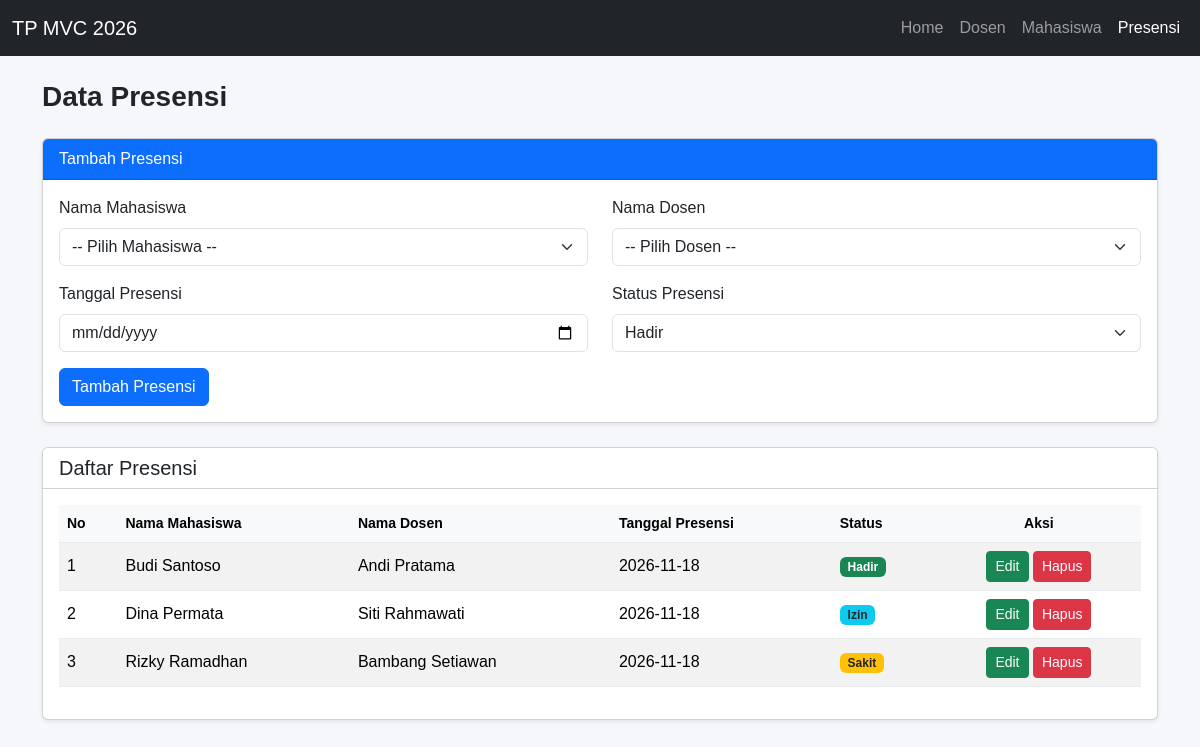
The app's page /Project/index.php?controller=attendance with its own data.
### tables this page shows
CREATE TABLE attendance(
    id_attendance INT AUTO_INCREMENT PRIMARY KEY,
    id_student INT NOT NULL,
    id_lecturer INT NOT NULL,
    attendance_date DATE NOT NULL DEFAULT(CURRENT_DATE),
    status ENUM('Hadir', 'Izin', 'Sakit', 'Alpa') NOT NULL DEFAULT 'Hadir',
    FOREIGN KEY(id_student) REFERENCES students(id_student),
    FOREIGN KEY(id_lecturer) REFERENCES lecturers(id_lecturer)
);

CREATE TABLE students(
    id_student INT AUTO_INCREMENT PRIMARY KEY,
    name VARCHAR(100) NOT NULL,
    nim VARCHAR(30) NOT NULL,
    phone VARCHAR(20) NOT NULL,
    prodi VARCHAR(100)
);

CREATE TABLE lecturers(
    id_lecturer INT AUTO_INCREMENT PRIMARY KEY,
    name VARCHAR(100) NOT NULL,
    nidn VARCHAR(30) NOT NULL,
    phone VARCHAR(20) NOT NULL,
    join_date DATE NOT NULL
);

### Project/controllers/AttendanceController.php (called while the page is built, shortened)
<?php
include_once(__DIR__ . "/../models/DB.php");
include_once(__DIR__ . "/../views/AttendanceView.php");
class AttendanceController {
    private $attendance;
    private $student;
    private $lecturer;
    function __construct() {
        $this->attendance = new Attendance("localhost", "root", "", "tp_mvc26");
        $this->student = new Student("localhost", "root", "", "tp_mvc26");
        $this->lecturer = new Lecturer("localhost", "root", "", "tp_mvc26");
    }
    public function index() {
        $this->attendance->open();
        $this->attendance->getAttendance();
        $data = array();
        while ($row = $this->attendance->getResult()) {
            array_push($data, $row);
        }
        $this->student->open();
        $this->student->getStudent();
        $students = array();
        while ($row = $this->student->getResult()) {
            array_push($students, $row);
        }
        $this->lecturer->open();
        $this->lecturer->getLecturer();
        $lecturers = array();
        while ($row = $this->lecturer->getResult()) {
            array_push($lecturers, $row);
        }
        $view = new AttendanceView();
        $view->render($data, $students, $lecturers);
    }
}
?>

### Project/models/DB.php (called while the page is built, shortened)
<?php
class DB {
    public string $db_host = "";
    public string $db_user = "";
    public string $db_pass = "";
    public string $db_name = "";
    public mysqli|false|null $db_link = null;
    function __construct(string $db_host, string $db_user, string $db_pass, string $db_name) {
        $this->db_host = $db_host;
        $this->db_user = $db_user;
        $this->db_pass = $db_pass;
        $this->db_name = $db_name;
    }
    function open() {
        $this->db_link = mysqli_connect($this->db_host, $this->db_user, $this->db_pass, $this->db_name);
    }
    function execute(string $query) {
        $this->result = mysqli_query($this->db_link, $query);
        return $this->result;
    }
    function close() {
        if ($this->db_link instanceof mysqli) {
            $this->db_link = null;
        }
    }
}
?>

### Project/models/Attendance.php (called while the page is built, shortened)
<?php
class Attendance extends DB {
    function getAttendance() {
        $query = "SELECT attendance.id_attendance,
                         attendance.id_student,
                         students.name AS student_name,
                         attendance.id_lecturer,
                         lecturers.name AS lecturer_name,
                         attendance.attendance_date,
                         attendance.status
                  FROM attendance
                  JOIN students ON attendance.id_student = students.id_student
                  JOIN lecturers ON attendance.id_lecturer = lecturers.id_lecturer";
        return $this->execute($query);
    }
}
?>

### Project/views/AttendanceView.php (the view, shortened to what this page needs)
<?php
class AttendanceView {
    public function render($data, $students, $lecturers) {
        $no = 1;
?>
<!DOCTYPE html>
<html lang="id">
<head>
    <link href="https://cdn.jsdelivr.net/npm/bootstrap@5.3.3/dist/css/bootstrap.min.css" rel="stylesheet">
    <link rel="stylesheet" href="assets/css/style.css">
</head>
<body>
    <nav class="navbar navbar-expand-lg navbar-dark bg-dark">
        <div class="container-fluid">
            <a class="navbar-brand" href="index.php">TP MVC 2026</a>
            <div class="navbar-nav">
                <a class="nav-link" href="index.php">Home</a>
                <a class="nav-link" href="index.php?controller=lecturer">Dosen</a>
                <a class="nav-link" href="index.php?controller=student">Mahasiswa</a>
                <a class="nav-link active" href="index.php?controller=attendance">Presensi</a>
            </div>
        </div>
    </nav>
    <div class="container my-4">
        <h1 class="mb-4">Data Presensi</h1>
        <div class="card mb-4 shadow-sm">
            <div class="card-header bg-primary text-white">
                Tambah Presensi
            </div>
            <div class="card-body">
                <form action="index.php?controller=attendance&action=add" method="POST">
                    <div class="row">
                        <div class="col-md-6 mb-3">
                            <label class="form-label">Nama Mahasiswa</label>
                            <select name="id_student" class="form-select" required>
                                <option value="">-- Pilih Mahasiswa --</option>
                            </select>
                        </div>
                        <div class="col-md-6 mb-3">
                            <label class="form-label">Nama Dosen</label>
                            <select name="id_lecturer" class="form-select" required>
                                <option value="">-- Pilih Dosen --</option>
                            </select>
                        </div>
                        <div class="col-md-6 mb-3">
                            <label class="form-label">Tanggal Presensi</label>
                            <input type="date" name="attendance_date" class="form-control" required>
                        </div>
                        <div class="col-md-6 mb-3">
                            <label class="form-label">Status Presensi</label>
                            <select name="status" class="form-select" required>
                                <option value="Hadir">Hadir</option>
                            </select>
                        </div>
                    </div>
                    <button type="submit" class="btn btn-primary">
                        Tambah Presensi
                    </button>
                </form>
            </div>
        </div>
        <div class="card shadow-sm">
            <div class="card-header bg-white">
                <h5 class="mb-0">Daftar Presensi</h5>
            </div>
            <div class="card-body">
                <div class="table-responsive">
                    <table class="table table-striped table-hover align-middle">
                        <thead class="table-light">
                            <tr>
                                <th>No</th>
                                <th>Nama Mahasiswa</th>
                                <th>Nama Dosen</th>
                                <th>Tanggal Presensi</th>
                                <th>Status</th>
                                <th class="text-center">Aksi</th>
                            </tr>
                        </thead>
                        <tbody>
                            <?php
                            foreach ($data as $val) {
                                $id_attendance = htmlspecialchars($val['id_attendance'], ENT_QUOTES, 'UTF-8');
                                $student_name = htmlspecialchars($val['student_name'], ENT_QUOTES, 'UTF-8');
                                $lecturer_name = htmlspecialchars($val['lecturer_name'], ENT_QUOTES, 'UTF-8');
                                $attendance_date = htmlspecialchars($val['attendance_date'], ENT_QUOTES, 'UTF-8');
                                $status = htmlspecialchars($val['status'], ENT_QUOTES, 'UTF-8');
                            ?>
                            <tr>
                                <td><?= $no++ ?></td>
                                <td><?= $student_name ?></td>
                                <td><?= $lecturer_name ?></td>
                                <td><?= $attendance_date ?></td>
                                <td>
                                    <?php
                                    if ($status == 'Hadir') {
                                        echo '<span class="badge bg-success">Hadir</span>';
                                    } elseif ($status == 'Izin') {
                                        echo '<span class="badge bg-info text-dark">Izin</span>';
                                    } elseif ($status == 'Sakit') {
                                        echo '<span class="badge bg-warning text-dark">Sakit</span>';
                                    } else {
                                        echo '<span class="badge bg-danger">Alpa</span>';
                                    }
                                    ?>
                                </td>
                                <td class="text-center">
                                    <button type="button" class="btn btn-success btn-sm"
                                        data-bs-toggle="modal"
                                        data-bs-target="#edit<?= $id_attendance ?>">
                                        Edit
                                    </button>
                                    <form action="index.php?controller=attendance&action=delete"
                                        method="POST" class="d-inline"
                                        onsubmit="return confirm('Yakin ingin menghapus data presensi ini?')">
                                        <button type="submit" class="btn btn-danger btn-sm">
                                            Hapus
                                        </button>
                                    </form>
                                </td>
                            </tr>
                            <?php
                            }
                            ?>
                        </tbody>
                    </table>
                </div>
            </div>
        </div>
    </div>
</body>
</html>
<?php
    }
}
?>

### Project/index.php (shortened to what this page needs)
<?php
if (!isset($_GET['controller'])) {
?>
<!DOCTYPE html>
<html lang="id">
<head>
    <meta charset="UTF-8">
    <meta name="viewport" content="width=device-width, initial-scale=1.0">
    <title>Home - TP MVC 2026</title>
    <link href="https://cdn.jsdelivr.net/npm/bootstrap@5.3.3/dist/css/bootstrap.min.css" rel="stylesheet">
</head>
<body>
    <nav class="navbar navbar-expand-lg navbar-dark bg-dark">
        <div class="container-fluid">
            <a class="navbar-brand" href="index.php">TP MVC 2026</a>
            <div class="navbar-nav">
                <a class="nav-link active" href="index.php">Home</a>
                <a class="nav-link" href="index.php?controller=lecturer">Dosen</a>
                <a class="nav-link" href="index.php?controller=student">Mahasiswa</a>
                <a class="nav-link" href="index.php?controller=attendance">Presensi</a>
            </div>
        </div>
    </nav>
    <div class="container my-5">
        <div class="p-5 mb-4 bg-light rounded-3">
            <div class="container-fluid py-4">
                <h1 class="display-5 fw-bold">Sistem Informasi Akademik</h1>
                <p class="col-md-8 fs-5">
                    Selamat datang di Sistem Informasi Akademik TP MVC 2026.
                    Website ini digunakan untuk mengelola data dosen,
                    mahasiswa, dan presensi.
                </p>
                <a href="index.php?controller=lecturer" class="btn btn-primary btn-lg">
                    Mulai
                </a>
            </div>
        </div>
        <div class="row g-4">
            <div class="col-md-4">
                <div class="card h-100">
                    <div class="card-body">
                        <h5 class="card-title">Data Dosen</h5>
                        <p class="card-text">
                            Mengelola informasi dosen, seperti nama, NIDN,
                            nomor telepon, dan tanggal bergabung.
                        </p>
                        <a href="index.php?controller=lecturer" class="btn btn-primary">
                            Lihat Data
                        </a>
                    </div>
                </div>
            </div>
            <div class="col-md-4">
                <div class="card h-100">
                    <div class="card-body">
                        <h5 class="card-title">Data Mahasiswa</h5>
                        <p class="card-text">
                            Mengelola informasi mahasiswa, seperti nama,
                            NIM, nomor telepon, dan program studi.
                        </p>
                        <a href="index.php?controller=student" class="btn btn-primary">
                            Lihat Data
                        </a>
                    </div>
                </div>
            </div>
            <div class="col-md-4">
                <div class="card h-100">
                    <div class="card-body">
                        <h5 class="card-title">Data Presensi</h5>
                        <p class="card-text">
                            Mengelola data kehadiran mahasiswa berdasarkan dosen, tanggal, dan status presensi.
                        </p>
                        <a href="index.php?controller=attendance" class="btn btn-primary">
                            Lihat Data
                        </a>
                    </div>
                </div>
            </div>
        </div>
    </div>
    <script src="https://cdn.jsdelivr.net/npm/bootstrap@5.3.3/dist/js/bootstrap.bundle.min.js"></script>
</body>
</html>
<?php
} else {
    $controller_name = $_GET['controller'];
    $action = $_GET['action'] ?? 'index';
    switch ($controller_name) {
        case 'attendance':
            include_once("controllers/AttendanceController.php");
            $controller = new AttendanceController();
            break;
    }
    $allowed_actions = ['index', 'add', 'edit', 'delete'];
    if (in_array($action, $allowed_actions) && method_exists($controller, $action)) {
        $controller->$action();
    } else {
        die("Action tidak ditemukan!");
    }
}
?>

### Project/assets/css/style.css (style rules this page uses)
body { background-color: #f5f7fa; font-family: Arial, sans-serif; color: #343a40; }
.container { margin-top: 35px; margin-bottom: 35px; }
h1 { font-size: 28px; font-weight: 700; margin-bottom: 25px; color: #212529; }
table { width: 100%; border-collapse: collapse; }
th, td { padding: 13px 15px; text-align: left; border-bottom: 1px solid #e9ecef; vertical-align: middle; }
th { background-color: #f1f4f8; color: #343a40; font-weight: 600; font-size: 14px; }
td form { margin-bottom: 8px; }
td button { padding: 7px 13px; border: none; border-radius: 5px; cursor: pointer; transition: background-color 0.2s; }
td form:last-child button { background-color: #dc3545; color: white; }

### records on screen
attendance: id_student.name "Budi Santoso", id_lecturer.name "Andi Pratama", attendance_date "2026-11-18", status "Hadir"
attendance: id_student.name "Dina Permata", id_lecturer.name "Siti Rahmawati", attendance_date "2026-11-18", status "Izin"
attendance: id_student.name "Rizky Ramadhan", id_lecturer.name "Bambang Setiawan", attendance_date "2026-11-18", status "Sakit"
